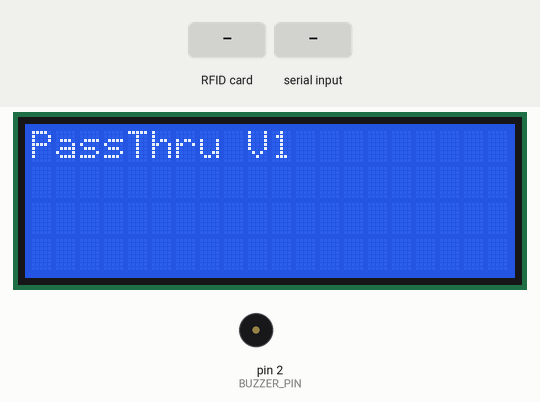
The sketch below on a simulated Arduino Uno, built with avr-gcc and run on an emulated ATmega328P. Parts: 20×4 character LCD, buzzer (waves = sounding). The inputs (shaded band) are chosen by the test bench. What the sketch prints to the serial monitor is not drawn.

Above: at 1.3 s.
1.4 s: RFID card 5E 7A 19 C4 held to the reader
At 2.5 s:
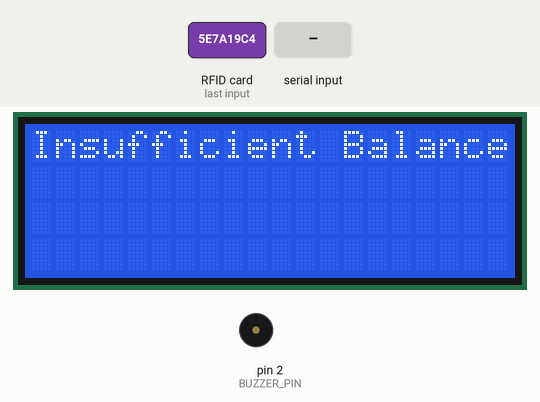
3.5 s: "#\n" received over Serial
At 6.2 s:
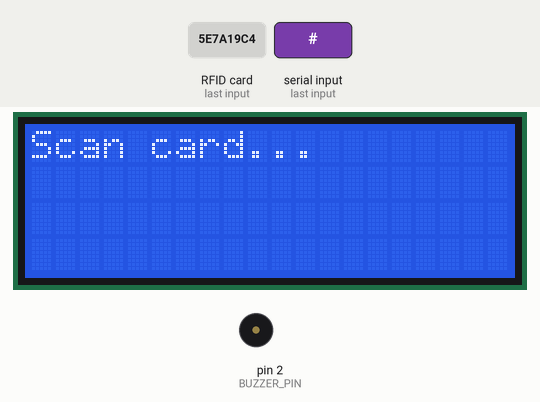
6.5 s: RFID card 5E 7A 19 C4 held to the reader
At 7.1 s:
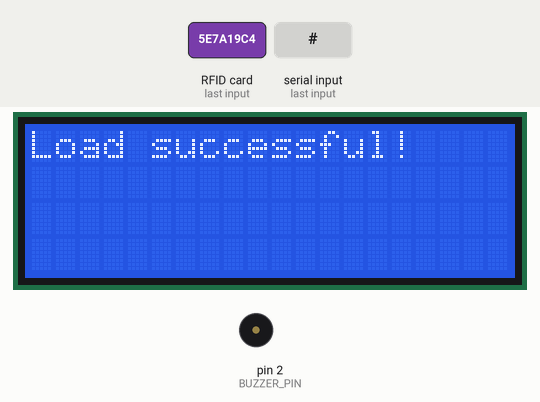
8.2 s: byte 35 ('#') received over Serial
At 10.3 s:
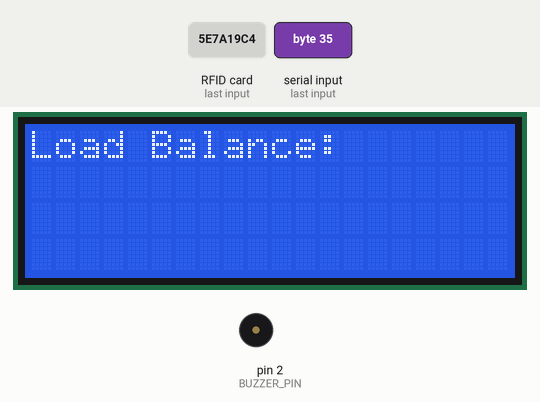
11.2 s: "90,45\n" received over Serial
At 11.22 s:
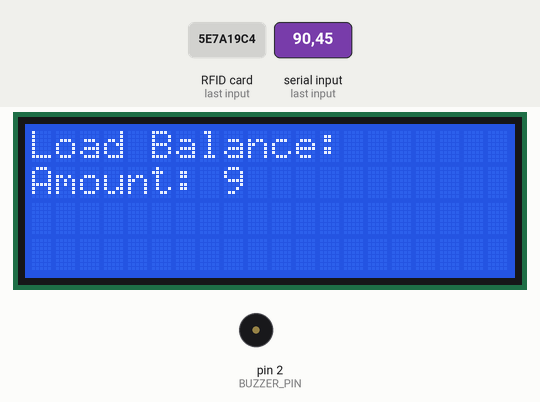
Timing chart, 0 to 13.7 s (numbered marks = the images above; inputs shaded):
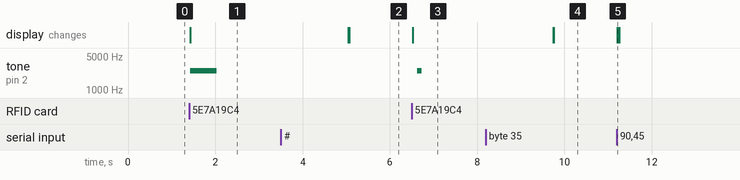

The sketch:

Passthru_V1.ino
```cpp
#include <Wire.h>

#include <LiquidCrystal_I2C.h>

#include <SPI.h>

#include <MFRC522.h>


LiquidCrystal_I2C lcd(0x27, 20, 4); // I2C LCD


#define SS_PIN 10

#define RST_PIN 9

#define BUZZER_PIN 2


MFRC522 rfid(SS_PIN, RST_PIN);


enum Mode { MAIN_MENU, LOAD_BALANCE, WAIT_FOR_CARD_LOAD, CHECK_BALANCE };

Mode currentMode = MAIN_MENU;


String loadAmount = "";

int fareAmount = 1;


void setup() {

  Serial.begin(9600);


  Wire.begin();

  lcd.init();

  lcd.backlight();

  lcd.setCursor(0, 0);

  lcd.print("PassThru V1");


  SPI.begin();

  rfid.PCD_Init();


  pinMode(BUZZER_PIN, OUTPUT);

  digitalWrite(BUZZER_PIN, LOW);

}


void loop() {

  static String serialBuffer = "";

  char key = 0;


  // Seri porttan veri okuyalım

  if (Serial.available()) {

    char incoming = Serial.read();


    // ENTER tuşu

    if (incoming == '\n' || incoming == '\r') {

      key = 'E';

    }

    else {

      serialBuffer += incoming;


      // Menü komutları tek karakter olduğu için hemen işle

      if (incoming == '#' || incoming == '0') {

        key = incoming;

        serialBuffer = "";

      }

    }

  }


  switch (currentMode) {


    case MAIN_MENU:

      if (key == '#') {

        lcd.clear();

        lcd.print("Load Balance:");

        loadAmount = "";

        currentMode = LOAD_BALANCE;

      }

      else if (key == '0') {

        lcd.clear();

        lcd.print("Check Balance");

        currentMode = CHECK_BALANCE;

      }

      else {

        if (rfid.PICC_IsNewCardPresent() && rfid.PICC_ReadCardSerial()) {

          processCardUsage();

          rfid.PICC_HaltA();

          rfid.PCD_StopCrypto1();

        }

      }

      break;


    case LOAD_BALANCE:

      // Rakamlar geldikçe miktarı güncelle

      if (serialBuffer.length() > 0 && isDigit(serialBuffer[serialBuffer.length() - 1])) {

        loadAmount = serialBuffer;

        lcd.setCursor(0, 1);

        lcd.print("Amount: " + loadAmount + " ");

      }


      // ENTER → kart okutma

      if (key == 'E') {


        loadAmount = serialBuffer; // <-- 0 SONLU SAYILAR İÇİN KRİTİK DÜZELTME

        serialBuffer = "";


        lcd.clear();

        lcd.print("Scan card...");

        Serial.println("Scan card...");

        currentMode = WAIT_FOR_CARD_LOAD;

      }

      break;


    case WAIT_FOR_CARD_LOAD:


      if (rfid.PICC_IsNewCardPresent() && rfid.PICC_ReadCardSerial()) {

        writeBalanceToCard(loadAmount.toInt());

        rfid.PICC_HaltA();

        rfid.PCD_StopCrypto1();

        lcd.clear();

        lcd.print("Load successful!");
        Serial.println("Load successful!");
        delay(100);
tone(BUZZER_PIN, 2500); delay(100); noTone(BUZZER_PIN);
        delay(3000);


        lcd.clear();

        lcd.print("PassThru V1");

        currentMode = MAIN_MENU;

      }

      break;


    case CHECK_BALANCE:

      if (rfid.PICC_IsNewCardPresent() && rfid.PICC_ReadCardSerial()) {

        int balance = readBalance();

        lcd.clear();

        lcd.print("Your balance:");

        lcd.setCursor(0, 1);

        lcd.print(balance);
        Serial.println(balance);

        rfid.PICC_HaltA();

        rfid.PCD_StopCrypto1();

        delay(3000);

        lcd.clear();

        lcd.print("PassThru V1");

        currentMode = MAIN_MENU;

      }

      break;

  }

}


void writeBalanceToCard(int amount) {

  byte block = 4;

  byte buffer[16] = {0};

  buffer[0] = (byte)amount;


  MFRC522::StatusCode status;

  MFRC522::MIFARE_Key key;


  for (byte i = 0; i < 6; i++) key.keyByte[i] = 0xFF;


  status = rfid.PCD_Authenticate(MFRC522::PICC_CMD_MF_AUTH_KEY_A, block, &key, &(rfid.uid));

  if (status != MFRC522::STATUS_OK) {

    lcd.clear();

    lcd.print("Auth error!");

    return;

  }


  status = rfid.MIFARE_Write(block, buffer, 16);

  if (status != MFRC522::STATUS_OK) {

    lcd.clear();

    lcd.print("Write error!");
    Serial.println("Write Error!");

  }

}


int readBalance() {

  byte block = 4;

  byte buffer[18];

  byte size = 18;

  MFRC522::StatusCode status;

  MFRC522::MIFARE_Key key;


  for (byte i = 0; i < 6; i++) key.keyByte[i] = 0xFF;


  status = rfid.PCD_Authenticate(MFRC522::PICC_CMD_MF_AUTH_KEY_A, block, &key, &(rfid.uid));

  if (status != MFRC522::STATUS_OK) return -1;


  status = rfid.MIFARE_Read(block, buffer, &size);

  if (status != MFRC522::STATUS_OK) return -1;


  return buffer[0];

}


void processCardUsage() {

  int currentBalance = readBalance();

  if (currentBalance < 0) {

    lcd.clear();

    lcd.print("Card read error!");
    Serial.println("Card read error!");

    return;

  }


  if (currentBalance >= fareAmount) {

    int newBalance = currentBalance - fareAmount;

    byte newBuffer[16] = {0};

    newBuffer[0] = (byte)newBalance;


    MFRC522::StatusCode status;

    MFRC522::MIFARE_Key key;

    for (byte i = 0; i < 6; i++) key.keyByte[i] = 0xFF;


    status = rfid.PCD_Authenticate(MFRC522::PICC_CMD_MF_AUTH_KEY_A, 4, &key, &(rfid.uid));

    status = rfid.MIFARE_Write(4, newBuffer, 16);


    if (status == MFRC522::STATUS_OK) {

      lcd.clear();

      lcd.setCursor(0, 0);

      lcd.print("Access Granted!");

      lcd.setCursor(0, 2);

      lcd.print("Remaining Balance:");

      lcd.print(newBalance);

      Serial.println("Access Granted!");

      Serial.println("Remaining Balance: ");
      Serial.println(newBalance);


      // bip bip

      tone(BUZZER_PIN, 2500); delay(150); noTone(BUZZER_PIN);

      delay(50);

      tone(BUZZER_PIN, 2500); delay(150); noTone(BUZZER_PIN);

    } else {

      lcd.clear();

      lcd.print("Write Error!");
      Serial.println("Write Error");

    }

  }

  else {

    lcd.clear();

    lcd.print("Insufficient Balance");
    Serial.println("Insufficient Balance");


    // uzun beep

    tone(BUZZER_PIN, 2500); delay(600); noTone(BUZZER_PIN);

  }


  delay(3000);

  lcd.clear();

  lcd.print("PassThru V1");

  currentMode = MAIN_MENU;

}
```

Measured:
- after the input at 1.4 s, tone on pin 2 (BUZZER_PIN): silent → 2500 Hz at once, → silent 0.60 s later; the display: changes at once (image 1)
- after the input at 3.5 s, the display: first differs from a run without the input after 1.6 s (image 2)
- after the input at 6.5 s, tone on pin 2 (BUZZER_PIN): silent → 2500 Hz after 0.13 s, → silent 0.10 s later; the display: changes at once (image 3)
- after the input at 8.2 s, the display: first differs from a run without the input after 1.6 s (image 4)
- after the input at 11.2 s, the display: changes at once (image 5)
